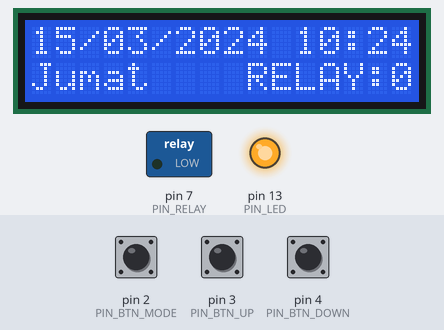
Simulated run of this sketch. Board: Arduino Uno, built with avr-gcc and run on an emulated ATmega328P. Parts: 16×2 character LCD, switched loads named in the sketch (green lamp = pin HIGH), output pins drawn as LEDs (lit = HIGH). The test bench sets the inputs (shaded band); at power-on: pin 2 (PIN_BTN_MODE) HIGH, pin 3 (PIN_BTN_UP) HIGH, pin 4 (PIN_BTN_DOWN) HIGH. The local clock reads 2024-03-15 10:24:30 at power-on unless the sketch sets it; the audio player accepts every command and is not drawn.

Above: at 1.8 s.
1.9 s: pin 2 (PIN_BTN_MODE) pulled LOW for 3.2 s
At 6.0 s:
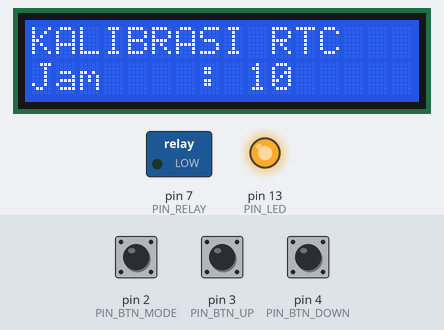
6.6 s: pin 3 (PIN_BTN_UP) pulled LOW for 1 s
At 8.5 s:
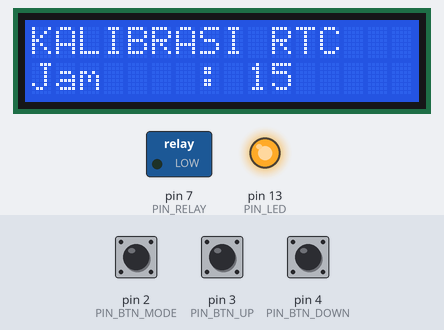
9.1 s: pin 4 (PIN_BTN_DOWN) pulled LOW for 3.2 s
At 13.3 s:
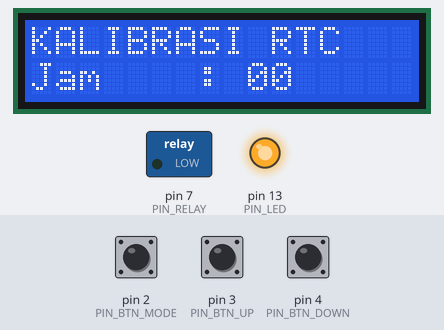
13.8 s: pin 2 (PIN_BTN_MODE) pulled LOW for 1 s
At 15.1 s:
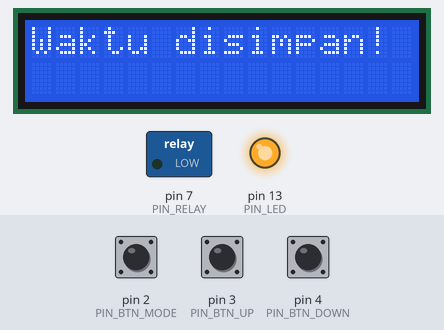
16.3 s: pin 2 (PIN_BTN_MODE) pulled LOW for 0.15 s
At 17.0 s:
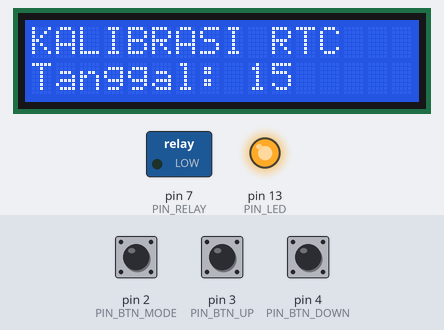
17.9 s: pin 3 (PIN_BTN_UP) pulled LOW for 0.15 s
At 18.9 s:
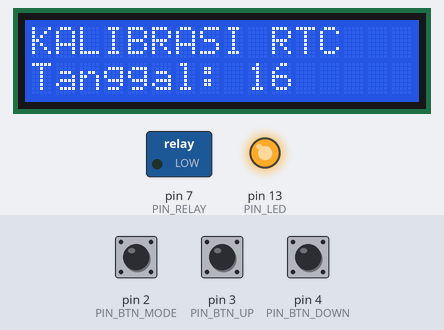
Timing chart, 0 to 20.5 s (numbered marks = the images above; inputs shaded):
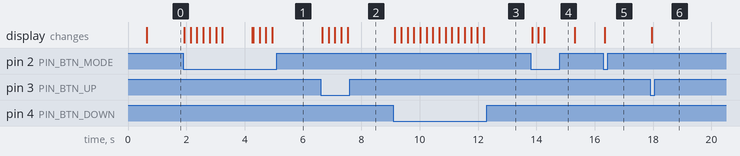

The sketch:

pengingat_sembahyang_v2.ino
```cpp
/*
 *  PROJECT PENGINGAT SEMBAHYANG OTOMATIS (v2 - IDNmakerspace Algorithm Factory)
 *  Dikembangkan dari kode lama, diperbaiki & ditambah:
 *    - RTC DS3231 (bukan DS1307)
 *    - LCD 16x2 I2C (tampilan jam & status)
 *    - DFPlayer Mini MP3 (per alarm bisa beda track suara)
 *    - Relay ON selama durasi tertentu, non-blocking (pakai millis, bukan delay)
 *    - Kalibrasi RTC pakai 3 tombol fisik (MODE / UP / DOWN) -> tidak perlu re-upload kode
 *
 *  ==================== WIRING (silakan sesuaikan) ====================
 *  RTC DS3231   -> SDA = A4, SCL = A5 (I2C, Arduino Uno/Nano)
 *  LCD16x2 I2C  -> SDA = A4, SCL = A5 (sharing bus sama RTC, alamat default 0x27)
 *  DFPlayer Mini-> RX modul ke pin 11 (TX Arduino), TX modul ke pin 10 (RX Arduino)
 *  Relay        -> pin 7
 *  LED indikator-> pin 13
 *  Tombol MODE  -> pin 2  (ke GND, pakai INPUT_PULLUP)
 *  Tombol UP    -> pin 3  (ke GND, pakai INPUT_PULLUP)
 *  Tombol DOWN  -> pin 4  (ke GND, pakai INPUT_PULLUP)
 *  =======================================================================
 *
 *  ==================== LIBRARY YANG DIPERLUKAN (install via Library Manager) ====
 *   - "RTClib" by Adafruit
 *   - "LiquidCrystal I2C" by Frank de Brabander (atau johnrickman)
 *   - "DFRobotDFPlayerMini" by DFRobot
 *  =======================================================================
 *
 *  CARA KALIBRASI JAM (tanpa re-upload kode):
 *   1. Tekan tombol MODE -> masuk mode kalibrasi, field pertama (TANGGAL) berkedip.
 *   2. Tekan UP / DOWN untuk ubah nilai field yang sedang aktif.
 *   3. Tekan MODE lagi untuk pindah ke field berikutnya
 *      (Tanggal -> Bulan -> Tahun -> Jam -> Menit -> Detik).
 *   4. Setelah field Detik, tekan MODE sekali lagi -> waktu otomatis DISIMPAN ke RTC
 *      dan layar kembali ke tampilan normal.
 */

#include <Wire.h>
#include <RTClib.h>
#include <LiquidCrystal_I2C.h>
#include <SoftwareSerial.h>
#include <DFRobotDFPlayerMini.h>

// ---------------- KONFIGURASI PIN ----------------
const uint8_t PIN_RELAY   = 7;
const uint8_t PIN_LED     = 13;
const uint8_t PIN_BTN_MODE = 2;
const uint8_t PIN_BTN_UP   = 3;
const uint8_t PIN_BTN_DOWN = 4;
const uint8_t PIN_DFP_RX   = 10; // ke TX modul DFPlayer
const uint8_t PIN_DFP_TX   = 11; // ke RX modul DFPlayer

// ---------------- KONFIGURASI ALARM (silakan ubah sesuai kebutuhan) ----------------
struct Alarm {
  uint8_t hour;
  uint8_t minute;
  uint8_t track;        // nomor track mp3 di SD card DFPlayer, misal 1.mp3, 2.mp3
  const char* label;
  bool triggeredToday;  // flag internal, jangan diubah manual
};

Alarm alarms[3] = {
  { 6,  0, 1, "Pagi",  false},  // sembahyang pagi  06:00, track 1
  {12,  0, 1, "Siang", false},  // sembahyang siang 12:00, track 2
  {18,  0, 1, "Sore",  false},  // sembahyang sore  18:00, track 3
};

const unsigned long RELAY_ON_DURATION_MS = 7UL * 60UL * 1000UL; // relay nyala 7 menit
const uint8_t MP3_VOLUME = 25; // 0-30

// ---------------- OBJEK GLOBAL ----------------
RTC_DS3231 rtc;
LiquidCrystal_I2C lcd(0x27, 16, 2); // kalau layar blank, coba ganti alamat ke 0x3F
SoftwareSerial dfSerial(PIN_DFP_RX, PIN_DFP_TX);
DFRobotDFPlayerMini mp3;

const char* namaHari[7] = {"Minggu", "Senin", "Selasa", "Rabu", "Kamis", "Jumat", "Sabtu"};

// state relay non-blocking
bool relayActive = false;
unsigned long relayOnAt = 0;

// state tampilan (biar LCD tidak di-refresh tiap loop, cukup tiap detik)
unsigned long lastLcdUpdate = 0;

// ---------------- STATE KALIBRASI ----------------
// fieldIndex: -1 = mode normal, 0=Tanggal,1=Bulan,2=Tahun,3=Jam,4=Menit,5=Detik
int8_t calibField = -1;
int calibDay, calibMonth, calibYear, calibHour, calibMinute, calibSecond;

// debounce tombol
unsigned long lastBtnPress = 0;
const unsigned long DEBOUNCE_MS = 200;

void setup() {
  Serial.begin(9600);

  pinMode(PIN_RELAY, OUTPUT);
  pinMode(PIN_LED, OUTPUT);
  pinMode(PIN_BTN_MODE, INPUT_PULLUP);
  pinMode(PIN_BTN_UP, INPUT_PULLUP);
  pinMode(PIN_BTN_DOWN, INPUT_PULLUP);

  digitalWrite(PIN_RELAY, LOW); // pastikan relay OFF saat start
  digitalWrite(PIN_LED, HIGH);  // LED indikator power ON

  lcd.init();
  Wire.setWireTimeout(3000, true);
  lcd.backlight();
  lcd.setCursor(0, 0);
  lcd.print("Pengingat TRI SANDYA");
  lcd.setCursor(0, 1);
  lcd.print("Menyiapkan...");

  if (!rtc.begin()) {
    lcd.clear();
    lcd.print("RTC DS3231");
    lcd.setCursor(0, 1);
    lcd.print("TIDAK TERDETEKSI");
    Serial.println("RTC tidak ditemukan, cek wiring SDA/SCL!");
    while (1) delay(1000);
  }

  if (rtc.lostPower()) {
    // hanya set waktu default kalau RTC benar-benar kehilangan daya (baterai habis/baru)
    // waktu real tetap harus diatur manual lewat tombol kalibrasi
    rtc.adjust(DateTime(2021, 1, 1, 0, 0, 0));
    Serial.println("RTC kehilangan daya, waktu direset. Silakan kalibrasi via tombol MODE.");
  }

  // setup DFPlayer
  dfSerial.begin(9600);
  if (!mp3.begin(dfSerial)) {
    lcd.clear();
    lcd.print("DFPlayer");
    lcd.setCursor(0, 1);
    lcd.print("TIDAK TERDETEKSI");
    Serial.println("DFPlayer tidak ditemukan, cek wiring RX/TX & kartu SD!");
    while (1) delay(1000);
  }
  mp3.volume(MP3_VOLUME); // 0-30

  // tes relay sekali saat start (opsional, bisa dihapus)
  // digitalWrite(PIN_RELAY, HIGH);
  // delay(300);
  // digitalWrite(PIN_RELAY, LOW);

  lcd.clear();
}

void loop() {
  handleButtons();

  if (calibField == -1) {
    // ------------ MODE NORMAL: cek alarm & tampilkan jam ------------
    DateTime now = rtc.now();
    checkAlarms(now);
    updateRelayTimeout();

    if (millis() - lastLcdUpdate >= 500) {
      lastLcdUpdate = millis();
      tampilkanJamNormal(now);
    }
  } else {
    // ------------ MODE KALIBRASI: tampilkan editor ------------
    updateRelayTimeout(); // relay tetap dipantau walau lagi kalibrasi
    tampilkanKalibrasi();
  }
}

// =====================================================================
//                          FUNGSI TAMPILAN
// =====================================================================
void tampilkanJamNormal(DateTime &now) {
  lcd.setCursor(0, 0);
  char buf1[17];
  snprintf(buf1, sizeof(buf1), "%02d/%02d/%04d %02d:%02d",
           now.day(), now.month(), now.year(), now.hour(), now.minute());
  lcd.print(buf1);

  lcd.setCursor(0, 1);
  char buf2[17];
  snprintf(buf2, sizeof(buf2), "%-8s %s", namaHari[now.dayOfTheWeek()],
           relayActive ? "RELAY:1 " : "RELAY:0");
  lcd.print(buf2);
}

void tampilkanKalibrasi() {
  lcd.setCursor(0, 0);
  lcd.print("KALIBRASI RTC   ");
  lcd.setCursor(0, 1);

  char buf[17];
  switch (calibField) {
    case 0: snprintf(buf, sizeof(buf), "Tanggal: %02d     ", calibDay); break;
    case 1: snprintf(buf, sizeof(buf), "Bulan  : %02d     ", calibMonth); break;
    case 2: snprintf(buf, sizeof(buf), "Tahun  : %04d   ", calibYear); break;
    case 3: snprintf(buf, sizeof(buf), "Jam    : %02d     ", calibHour); break;
    case 4: snprintf(buf, sizeof(buf), "Menit  : %02d     ", calibMinute); break;
    case 5: snprintf(buf, sizeof(buf), "Detik  : %02d     ", calibSecond); break;
  }
  lcd.print(buf);
}

// =====================================================================
//                          FUNGSI ALARM & RELAY
// =====================================================================
void checkAlarms(DateTime &now) {
  for (uint8_t i = 0; i < 3; i++) {
    Alarm &a = alarms[i];
    if (now.hour() == a.hour && now.minute() == a.minute) {
      if (!a.triggeredToday) {
        a.triggeredToday = true;
        nyalakanRelay();
        delay(1000);
        mp3.play(a.track);
        Serial.print("Alarm ");
        Serial.print(a.label);
        Serial.println(" aktif, relay ON, mainkan track " + String(a.track));
      }
    } else if (now.minute() != a.minute) {
      // reset flag begitu menit sudah lewat, siap untuk hari berikutnya
      a.triggeredToday = false;
    }
  }
}

void nyalakanRelay() {
  digitalWrite(PIN_RELAY, HIGH);
  relayActive = true;
  relayOnAt = millis();
}

void updateRelayTimeout() {
  if (relayActive && (millis() - relayOnAt >= RELAY_ON_DURATION_MS)) {
    digitalWrite(PIN_RELAY, LOW);
    relayActive = false;
  }
}

// =====================================================================
//                          FUNGSI TOMBOL & KALIBRASI
// =====================================================================
void handleButtons() {
  if (millis() - lastBtnPress < DEBOUNCE_MS) return;

  bool mode = digitalRead(PIN_BTN_MODE) == LOW;
  bool up   = digitalRead(PIN_BTN_UP) == LOW;
  bool down = digitalRead(PIN_BTN_DOWN) == LOW;

  if (!mode && !up && !down) return;
  lastBtnPress = millis();

  if (mode) {
    if (calibField == -1) {
      // masuk mode kalibrasi, ambil waktu sekarang sebagai titik awal edit
      DateTime now = rtc.now();
      calibDay = now.day();
      calibMonth = now.month();
      calibYear = now.year();
      calibHour = now.hour();
      calibMinute = now.minute();
      calibSecond = now.second();
      calibField = 0;
    } else if (calibField < 5) {
      calibField++;
    } else {
      // sudah di field terakhir (Detik) -> simpan & keluar
      rtc.adjust(DateTime(calibYear, calibMonth, calibDay, calibHour, calibMinute, calibSecond));
      calibField = -1;
      lcd.clear();
      lcd.setCursor(0, 0);
      lcd.print("Waktu disimpan!");
      delay(1000);
      lcd.clear();
    }
    return;
  }

  if (calibField == -1) return; // UP/DOWN cuma aktif saat kalibrasi

  int dir = up ? 1 : (down ? -1 : 0);
  if (dir == 0) return;

  switch (calibField) {
    case 0: calibDay = wrapValue(calibDay + dir, 1, 31); break;
    case 1: calibMonth = wrapValue(calibMonth + dir, 1, 12); break;
    case 2: calibYear = wrapValue(calibYear + dir, 2020, 2099); break;
    case 3: calibHour = wrapValue(calibHour + dir, 0, 23); break;
    case 4: calibMinute = wrapValue(calibMinute + dir, 0, 59); break;
    case 5: calibSecond = wrapValue(calibSecond + dir, 0, 59); break;
  }
}

int wrapValue(int val, int minV, int maxV) {
  if (val > maxV) return minV;
  if (val < minV) return maxV;
  return val;
}
```

Measured:
- after the input at 1.9 s, the display: first changes at once (image 1 shows a later state)
- after the input at 6.6 s, the display: first changes after 0.06 s (image 2 shows a later state)
- after the input at 9.1 s, the display: first changes after 0.05 s (image 3 shows a later state)
- after the input at 13.8 s, the display: first changes after 0.05 s (image 4 shows a later state)
- after the input at 16.3 s, the display: changes at once (image 5)
- after the input at 17.9 s, the display: changes after 0.06 s (image 6)
